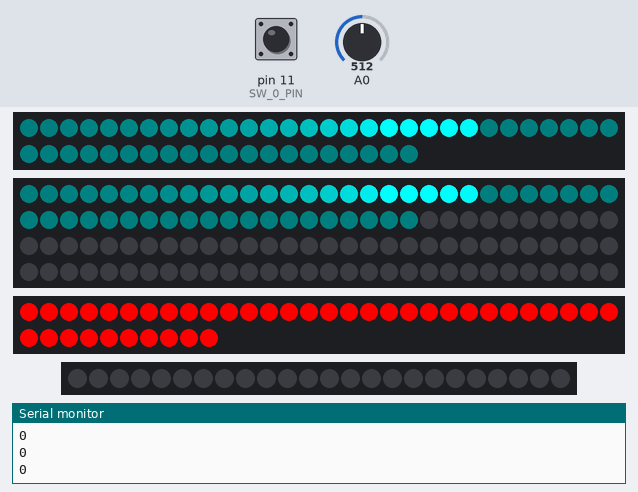
A sketch run on a simulated Arduino Uno, built with avr-gcc and run on an emulated ATmega328P. Parts: 50 RGB LEDs in strip order, left to right, continuing on the next row, 120 RGB LEDs in strip order, left to right, continuing on the next row, 40 RGB LEDs in strip order, left to right, continuing on the next row, 24 RGB LEDs in strip order, left to right, the last lines printed to the serial monitor. Inputs (shaded band) come from the test bench; at power-on: A0 = 512, pin 11 (SW_0_PIN) HIGH. Dim RGB values are drawn brighter than linear.

Above: at 1.4 s.
1.5 s: A0 set to 640
At 1.69 s:
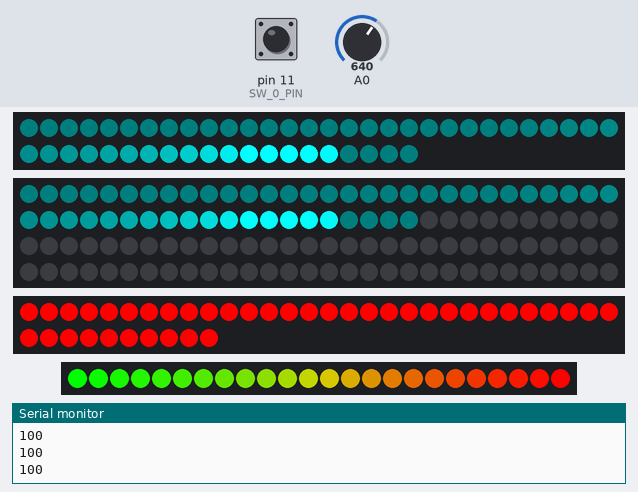
3.9 s: pin 11 (SW_0_PIN) pulled LOW for 0.15 s
At 4.17 s:
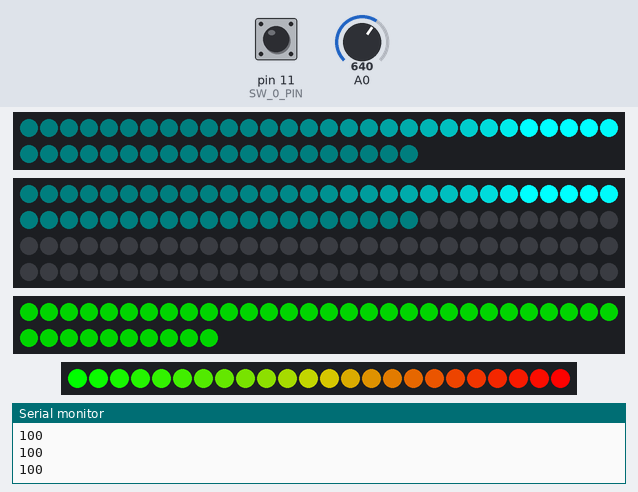
4.6 s: A0 set to 511
At 4.78 s:
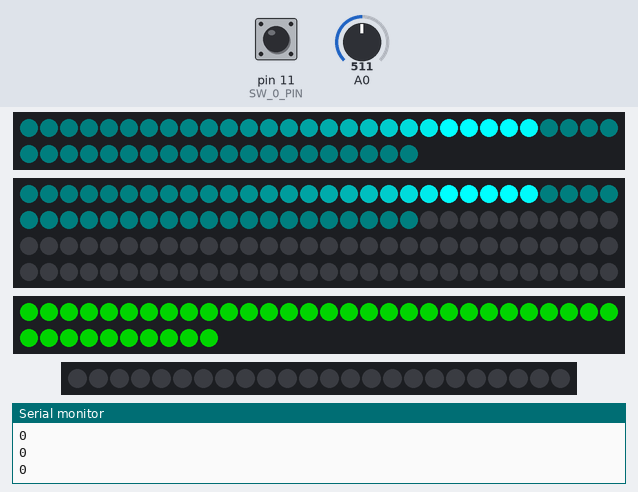
7.0 s: pin 11 (SW_0_PIN) pulled LOW for 1 s
At 7.26 s:
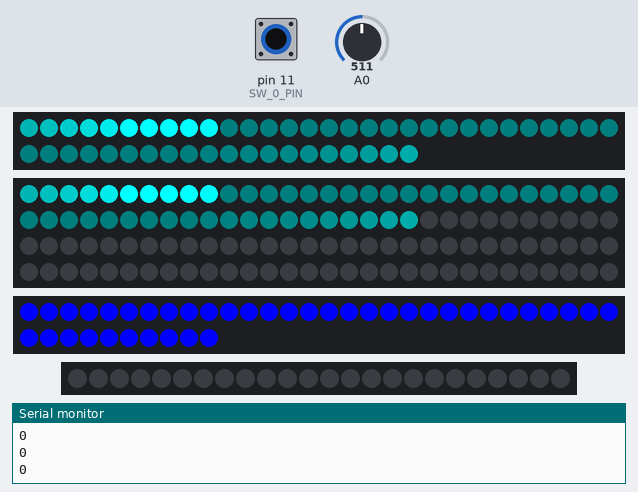
8.6 s: A0 set to 716
At 8.8 s:
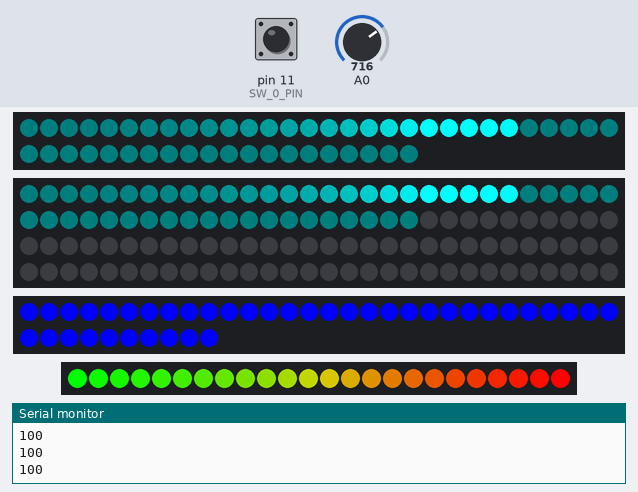
Timing chart, 0 to 11.6 s (numbered marks = the images above; inputs shaded):
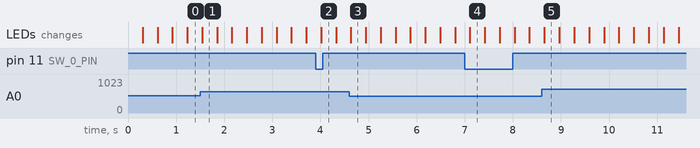

Measured:
- after the input at 1.5 s, the LEDs: change at once (image 1)
- after the input at 3.9 s, the LEDs: change after 0.12 s (image 2)
- after the input at 4.6 s, the LEDs: change at once (image 3)
- after the input at 7.0 s, the LEDs: change after 0.11 s (image 4)
- after the input at 8.6 s, the LEDs: change after 0.05 s (image 5)

The sketch:

MW2_wheel_test.ino
```cpp
#include <FastLED.h>
#include <ResponsiveAnalogRead.h>
#include <AceButton.h>
using namespace ace_button;

#define NUM_LEDS_FRONT_WHEEL 50
#define NUM_LEDS_BACK_WHEEL 120
#define NUM_LEDS_HEADLIGHT 40
#define NUM_LEDS_SPEEDO 24

#define STRIP_0_DATA 31
#define STRIP_0_CLOCK 30
#define STRIP_1_DATA 33
#define STRIP_1_CLOCK 32
#define STRIP_2_DATA 35
#define STRIP_2_CLOCK 34
#define STRIP_3_DATA 37
#define STRIP_3_CLOCK 36
#define STRIP_4_DATA 39
#define STRIP_4_CLOCK 38
#define STRIP_5_DATA 49
#define STRIP_5_CLOCK 48
#define STRIP_6_DATA 47
#define STRIP_6_CLOCK 46
#define STRIP_7_DATA 45
#define STRIP_7_CLOCK 44
#define STRIP_8_DATA 43
#define STRIP_8_CLOCK 42
#define STRIP_9_DATA 41
#define STRIP_9_CLOCK 40

#define SW_0_PIN 11
#define SW_1_PIN 10
#define SW_2_PIN 9

#define CHASE_LENGTH 5
#define MAX_ENERGY 255
#define DECAY_RATE 0.75

ResponsiveAnalogRead analog(A0, true);
AceButton sw0(SW_0_PIN);

int currentHeadlightColor = 0;
int maxAnalogRead = 630;
int minAnalogRead = 0;

CRGB headlightColors[] = {CRGB::Red, CRGB::Green, CRGB::Blue};

CRGB frontWheel[NUM_LEDS_FRONT_WHEEL];
CRGB backWheel[NUM_LEDS_BACK_WHEEL];
CRGB headlight[NUM_LEDS_HEADLIGHT];
CRGB speedo[NUM_LEDS_SPEEDO];

short chaseCenter = 0;

void setAll(CRGB c, CRGB* strip, unsigned int numLeds) {
  for (unsigned int i = 0; i < numLeds; ++i) {
    strip[i] = c;
  }
}

void showStrips(unsigned int time) {
  FastLED.show();
  FastLED.delay(time);
}

void handleStartButton(AceButton* button, uint8_t eventType, uint8_t buttonState) {
  Serial.println(eventType);
  switch (eventType) {
    case AceButton::kEventPressed:
      setAll(headlightColors[++currentHeadlightColor % 3], headlight, NUM_LEDS_HEADLIGHT);
      break;
  }
}

void setup() {
  delay(250);
  pinMode(SW_0_PIN, INPUT_PULLUP);
  pinMode(SW_1_PIN, INPUT_PULLUP);
  pinMode(SW_2_PIN, INPUT_PULLUP);
  Serial.begin(9600);

  delay(10);
  analog.update();
  minAnalogRead = analog.getValue();
  delay(10);

  FastLED.addLeds<SK9822, STRIP_0_DATA, STRIP_0_CLOCK, BGR>(frontWheel, NUM_LEDS_FRONT_WHEEL);
  // NB: attach other side of front to power and GND for STRIP_1, then attach data and clock to STRIP_0
  FastLED.addLeds<SK9822, STRIP_2_DATA, STRIP_2_CLOCK, BGR>(backWheel, NUM_LEDS_BACK_WHEEL);
  // NB: attach other side of rear to power and GND for STRIP_3, then attach data and clock to STRIP_2
  //FastLED.addLeds<SK9822, STRIP_4_DATA, STRIP_4_CLOCK, BGR>(backWheel, NUM_LEDS_BACK_WHEEL);
  FastLED.addLeds<WS2812B, STRIP_9_DATA, GRB>(headlight, NUM_LEDS_HEADLIGHT);
  FastLED.addLeds<WS2812B, STRIP_8_DATA, GRB>(speedo, NUM_LEDS_SPEEDO);

  setAll(CRGB::Black, frontWheel, NUM_LEDS_FRONT_WHEEL);
  setAll(CRGB::Black, backWheel, NUM_LEDS_BACK_WHEEL);
  setAll(headlightColors[currentHeadlightColor], headlight, NUM_LEDS_HEADLIGHT);
  setAll(CRGB::Black, speedo, NUM_LEDS_SPEEDO);
  //FastLED.setBrightness(5);
  showStrips(0);

  sw0.setEventHandler(handleStartButton);
}

float distanceFromCenterOfChase(unsigned int pos) {
  float distance = abs((float)pos - chaseCenter);
  if (distance >= NUM_LEDS_FRONT_WHEEL/2)
    distance = NUM_LEDS_FRONT_WHEEL - distance;

  return distance;
}

bool isWithinChase(unsigned int pos) {
  return distanceFromCenterOfChase(pos) <= CHASE_LENGTH/2;
}

int analogVal = 0;

void loop() {
  sw0.check();

  analog.update();
  analogVal = analog.getValue();
  if (analogVal > maxAnalogRead)
    maxAnalogRead = analogVal;
  //Serial.println(val);
  //analogVal = map(analogVal, minAnalogRead, maxAnalogRead-5, 0, NUM_LEDS_SPEEDO);
  //analogVal = constrain(analogVal, 0, NUM_LEDS_SPEEDO);
  analogVal = map(analogVal, minAnalogRead, maxAnalogRead-5, 0, 100);
  analogVal = constrain(analogVal, 0, 100);
  Serial.println(analogVal);

  for (unsigned int i = 0; i < NUM_LEDS_SPEEDO; ++i) {
    if (i < analogVal)
      //speedo[i] = CHSV(i*4, 255, 128);
      speedo[i] = CRGB(constrain(i*11, 0, 255), constrain(255-i*11, 0, 255), 0);
    else
      speedo[i] = CRGB::Black;
  }

  for (unsigned int i = 0; i < NUM_LEDS_FRONT_WHEEL; ++i) {
    if (isWithinChase(i)) { // add energy based on distance from center of chase
      float distance = distanceFromCenterOfChase(i);
      short energy = MAX_ENERGY - min(MAX_ENERGY, distance * 10);
      frontWheel[i%NUM_LEDS_FRONT_WHEEL] += CRGB(0, energy, energy);
      backWheel[i%NUM_LEDS_BACK_WHEEL] += CRGB(0, energy, energy);
//      frontWheel[i%NUM_LEDS_FRONT_WHEEL] += headlightColors[currentHeadlightColor] * energy;
    } else { // decay
      frontWheel[i%NUM_LEDS_FRONT_WHEEL] %= DECAY_RATE*256;
      backWheel[i%NUM_LEDS_BACK_WHEEL] %= DECAY_RATE*256;
    }
  }

  ++chaseCenter;
  if (chaseCenter >= NUM_LEDS_FRONT_WHEEL)
    chaseCenter = 0;

  showStrips(0);
}
```
